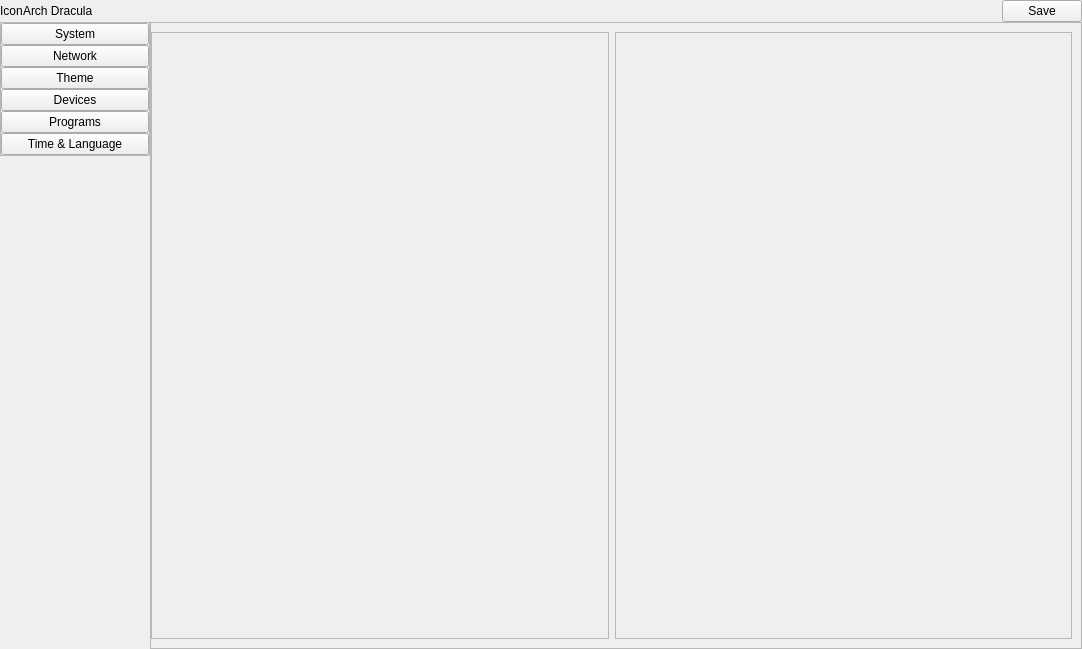
<?xml version="1.0" encoding="UTF-8"?>
<ui version="4.0">
 <class>MainWindow</class>
 <widget class="QMainWindow" name="MainWindow">
  <property name="geometry">
   <rect>
    <x>0</x>
    <y>0</y>
    <width>1082</width>
    <height>649</height>
   </rect>
  </property>
  <property name="windowTitle">
   <string>MainWindow</string>
  </property>
  <widget class="QWidget" name="centralwidget">
   <property name="layoutDirection">
    <enum>Qt::LayoutDirection::LeftToRight</enum>
   </property>
   <layout class="QHBoxLayout" name="horizontalLayout">
    <property name="spacing">
     <number>0</number>
    </property>
    <property name="leftMargin">
     <number>0</number>
    </property>
    <property name="topMargin">
     <number>0</number>
    </property>
    <property name="rightMargin">
     <number>0</number>
    </property>
    <property name="bottomMargin">
     <number>0</number>
    </property>
    <item>
     <widget class="QWidget" name="horizontalWidget" native="true">
      <layout class="QVBoxLayout" name="verticalLayout_3">
       <property name="spacing">
        <number>0</number>
       </property>
       <property name="leftMargin">
        <number>0</number>
       </property>
       <property name="topMargin">
        <number>0</number>
       </property>
       <property name="rightMargin">
        <number>0</number>
       </property>
       <property name="bottomMargin">
        <number>0</number>
       </property>
       <item>
        <widget class="QWidget" name="saveBar" native="true">
         <layout class="QHBoxLayout" name="horizontalLayout_5">
          <property name="spacing">
           <number>0</number>
          </property>
          <property name="leftMargin">
           <number>0</number>
          </property>
          <property name="topMargin">
           <number>0</number>
          </property>
          <property name="rightMargin">
           <number>0</number>
          </property>
          <property name="bottomMargin">
           <number>0</number>
          </property>
          <item>
           <widget class="QLabel" name="systemIcon">
            <property name="text">
             <string>Icon</string>
            </property>
           </widget>
          </item>
          <item>
           <widget class="QLabel" name="systemName">
            <property name="text">
             <string>Arch Dracula</string>
            </property>
           </widget>
          </item>
          <item>
           <spacer name="horizontalSpacer">
            <property name="orientation">
             <enum>Qt::Orientation::Horizontal</enum>
            </property>
            <property name="sizeHint" stdset="0">
             <size>
              <width>40</width>
              <height>20</height>
             </size>
            </property>
           </spacer>
          </item>
          <item>
           <widget class="QPushButton" name="saveButton">
            <property name="text">
             <string>Save</string>
            </property>
           </widget>
          </item>
         </layout>
        </widget>
       </item>
       <item>
        <widget class="QWidget" name="widget" native="true">
         <layout class="QHBoxLayout" name="horizontalLayout_4">
          <property name="spacing">
           <number>0</number>
          </property>
          <property name="leftMargin">
           <number>0</number>
          </property>
          <property name="topMargin">
           <number>0</number>
          </property>
          <property name="rightMargin">
           <number>0</number>
          </property>
          <property name="bottomMargin">
           <number>0</number>
          </property>
          <item alignment="Qt::AlignmentFlag::AlignTop">
           <widget class="QFrame" name="sidePanel">
            <property name="sizePolicy">
             <sizepolicy hsizetype="MinimumExpanding" vsizetype="Preferred">
              <horstretch>0</horstretch>
              <verstretch>0</verstretch>
             </sizepolicy>
            </property>
            <property name="minimumSize">
             <size>
              <width>100</width>
              <height>0</height>
             </size>
            </property>
            <property name="maximumSize">
             <size>
              <width>150</width>
              <height>16777215</height>
             </size>
            </property>
            <property name="frameShape">
             <enum>QFrame::Shape::StyledPanel</enum>
            </property>
            <property name="frameShadow">
             <enum>QFrame::Shadow::Raised</enum>
            </property>
            <layout class="QVBoxLayout" name="verticalLayout_2">
             <property name="spacing">
              <number>0</number>
             </property>
             <property name="leftMargin">
              <number>0</number>
             </property>
             <property name="topMargin">
              <number>0</number>
             </property>
             <property name="rightMargin">
              <number>0</number>
             </property>
             <property name="bottomMargin">
              <number>0</number>
             </property>
             <item>
              <widget class="QPushButton" name="systemButton">
               <property name="text">
                <string>System</string>
               </property>
              </widget>
             </item>
             <item>
              <widget class="QPushButton" name="networkButton">
               <property name="text">
                <string>Network</string>
               </property>
              </widget>
             </item>
             <item>
              <widget class="QPushButton" name="themeButton">
               <property name="text">
                <string>Theme</string>
               </property>
              </widget>
             </item>
             <item>
              <widget class="QPushButton" name="devicesButton">
               <property name="text">
                <string>Devices</string>
               </property>
              </widget>
             </item>
             <item>
              <widget class="QPushButton" name="programsButton">
               <property name="text">
                <string>Programs</string>
               </property>
              </widget>
             </item>
             <item>
              <widget class="QPushButton" name="timeLanguageButton">
               <property name="text">
                <string>Time &amp;&amp; Language</string>
               </property>
              </widget>
             </item>
            </layout>
           </widget>
          </item>
          <item>
           <widget class="QStackedWidget" name="mainPanel">
            <property name="frameShape">
             <enum>QFrame::Shape::StyledPanel</enum>
            </property>
            <property name="frameShadow">
             <enum>QFrame::Shadow::Raised</enum>
            </property>
            <widget class="QWidget" name="systemPanel">
             <layout class="QHBoxLayout" name="horizontalLayout_2">
              <property name="leftMargin">
               <number>0</number>
              </property>
              <item>
               <widget class="QFrame" name="frame">
                <property name="frameShape">
                 <enum>QFrame::Shape::StyledPanel</enum>
                </property>
                <property name="frameShadow">
                 <enum>QFrame::Shadow::Raised</enum>
                </property>
               </widget>
              </item>
              <item>
               <widget class="QFrame" name="frame_2">
                <property name="frameShape">
                 <enum>QFrame::Shape::StyledPanel</enum>
                </property>
                <property name="frameShadow">
                 <enum>QFrame::Shadow::Raised</enum>
                </property>
               </widget>
              </item>
             </layout>
            </widget>
            <widget class="QWidget" name="networkPanel"/>
            <widget class="QWidget" name="themePanel" native="true">
             <layout class="QHBoxLayout" name="horizontalLayout_3">
              <property name="spacing">
               <number>0</number>
              </property>
              <property name="leftMargin">
               <number>0</number>
              </property>
              <property name="topMargin">
               <number>0</number>
              </property>
              <property name="rightMargin">
               <number>0</number>
              </property>
              <property name="bottomMargin">
               <number>0</number>
              </property>
              <item alignment="Qt::AlignmentFlag::AlignTop">
               <widget class="QFrame" name="themeSidePanel">
                <property name="sizePolicy">
                 <sizepolicy hsizetype="Expanding" vsizetype="Preferred">
                  <horstretch>0</horstretch>
                  <verstretch>0</verstretch>
                 </sizepolicy>
                </property>
                <property name="minimumSize">
                 <size>
                  <width>100</width>
                  <height>0</height>
                 </size>
                </property>
                <property name="maximumSize">
                 <size>
                  <width>150</width>
                  <height>16777215</height>
                 </size>
                </property>
                <property name="frameShape">
                 <enum>QFrame::Shape::StyledPanel</enum>
                </property>
                <property name="frameShadow">
                 <enum>QFrame::Shadow::Raised</enum>
                </property>
                <layout class="QVBoxLayout" name="verticalLayout_4">
                 <property name="spacing">
                  <number>0</number>
                 </property>
                 <property name="leftMargin">
                  <number>0</number>
                 </property>
                 <property name="topMargin">
                  <number>0</number>
                 </property>
                 <property name="rightMargin">
                  <number>0</number>
                 </property>
                 <property name="bottomMargin">
                  <number>0</number>
                 </property>
                 <item>
                  <widget class="QPushButton" name="generalThemeButton">
                   <property name="text">
                    <string>General</string>
                   </property>
                  </widget>
                 </item>
                 <item>
                  <widget class="QPushButton" name="colorsThemeButton">
                   <property name="text">
                    <string>Colors</string>
                   </property>
                  </widget>
                 </item>
                 <item>
                  <widget class="QPushButton" name="barThemeButton">
                   <property name="text">
                    <string>Bar</string>
                   </property>
                  </widget>
                 </item>
                 <item>
                  <widget class="QPushButton" name="controlCenterThemeButton">
                   <property name="text">
                    <string>Control Center</string>
                   </property>
                  </widget>
                 </item>
                 <item>
                  <widget class="QPushButton" name="notificationsThemeButton">
                   <property name="text">
                    <string>Notifications</string>
                   </property>
                  </widget>
                 </item>
                 <item>
                  <widget class="QPushButton" name="batteryThemeButton">
                   <property name="text">
                    <string>Battery</string>
                   </property>
                  </widget>
                 </item>
                 <item>
                  <widget class="QPushButton" name="wallpaperThemeButton">
                   <property name="text">
                    <string>Wallpaper</string>
                   </property>
                  </widget>
                 </item>
                </layout>
               </widget>
              </item>
              <item>
               <widget class="QStackedWidget" name="themeMainPanel">
                <property name="frameShape">
                 <enum>QFrame::Shape::StyledPanel</enum>
                </property>
                <property name="frameShadow">
                 <enum>QFrame::Shadow::Raised</enum>
                </property>
                <widget class="QWidget" name="generalThemeMainPanel" native="true">
                 <widget class="QLabel" name="label">
                  <property name="geometry">
                   <rect>
                    <x>370</x>
                    <y>290</y>
                    <width>54</width>
                    <height>17</height>
                   </rect>
                  </property>
                  <property name="text">
                   <string>General</string>
                  </property>
                 </widget>
                </widget>
                <widget class="QWidget" name="colorsThemeMainPanel">
                 <widget class="QLabel" name="label_2">
                  <property name="geometry">
                   <rect>
                    <x>370</x>
                    <y>290</y>
                    <width>54</width>
                    <height>17</height>
                   </rect>
                  </property>
                  <property name="text">
                   <string>Colors</string>
                  </property>
                 </widget>
                </widget>
                <widget class="QWidget" name="barThemeMainPanel">
                 <widget class="QLabel" name="label_3">
                  <property name="geometry">
                   <rect>
                    <x>380</x>
                    <y>300</y>
                    <width>54</width>
                    <height>17</height>
                   </rect>
                  </property>
                  <property name="text">
                   <string>Bar</string>
                  </property>
                 </widget>
                </widget>
               </widget>
              </item>
             </layout>
            </widget>
           </widget>
          </item>
         </layout>
        </widget>
       </item>
      </layout>
     </widget>
    </item>
   </layout>
  </widget>
 </widget>
 <resources/>
 <connections/>
</ui>
